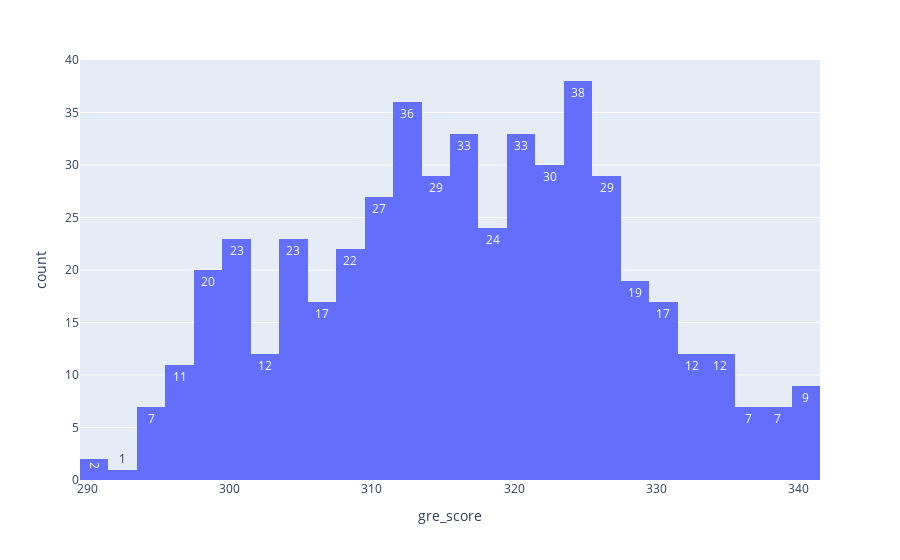

Notebook code for this chart:
### Code cell
px.histogram(df,x=cols[0],text_auto=True)

### Figure 1 — Plotly figure (JSON) as saved in the notebook; plotly's stock layout.template omitted (floating-point values rounded to 4 significant figures; data arrays with more than 128 entries replaced by an {"elided": "..."} marker saying what was removed)
{"data": [{"alignmentgroup": "True", "bingroup": "x", "hovertemplate": "gre_score=%{x}<br>count=%{y}<extra></extra>", "legendgroup": "", "marker": {"color": "#636efa", "pattern": {"shape": ""}}, "name": "", "offsetgroup": "", "orientation": "v", "showlegend": false, "texttemplate": "%{value}", "type": "histogram", "x": {"elided": "500 int values"}, "xaxis": "x", "yaxis": "y"}], "layout": {"barmode": "relative", "legend": {"tracegroupgap": 0}, "margin": {"t": 60}, "xaxis": {"anchor": "y", "domain": [0, 1], "title": {"text": "gre_score"}}, "yaxis": {"anchor": "x", "domain": [0, 1], "title": {"text": "count"}}}}
